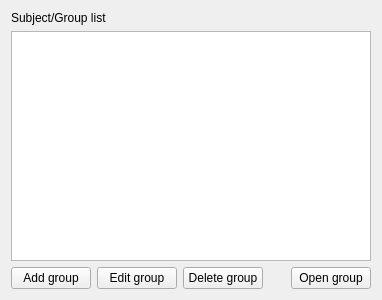
<?xml version="1.0" encoding="UTF-8"?>
<ui version="4.0">
 <class>WelcomeWindow</class>
 <widget class="QWidget" name="WelcomeWindow">
  <property name="geometry">
   <rect>
    <x>0</x>
    <y>0</y>
    <width>382</width>
    <height>300</height>
   </rect>
  </property>
  <property name="windowTitle">
   <string>Dialog</string>
  </property>
  <layout class="QVBoxLayout" name="verticalLayout">
   <item>
    <widget class="QLabel" name="label">
     <property name="text">
      <string>Subject/Group list</string>
     </property>
    </widget>
   </item>
   <item>
    <widget class="QTreeView" name="tv_groupsList"/>
   </item>
   <item>
    <layout class="QHBoxLayout" name="horizontalLayout">
     <item>
      <widget class="QPushButton" name="b_addGroup">
       <property name="text">
        <string>Add group</string>
       </property>
      </widget>
     </item>
     <item>
      <widget class="QPushButton" name="b_editGroup">
       <property name="text">
        <string>Edit group</string>
       </property>
      </widget>
     </item>
     <item>
      <widget class="QPushButton" name="b_deleteGroup">
       <property name="text">
        <string>Delete group</string>
       </property>
      </widget>
     </item>
     <item>
      <spacer name="horizontalSpacer">
       <property name="orientation">
        <enum>Qt::Horizontal</enum>
       </property>
       <property name="sizeHint" stdset="0">
        <size>
         <width>40</width>
         <height>20</height>
        </size>
       </property>
      </spacer>
     </item>
     <item>
      <widget class="QPushButton" name="b_openGroup">
       <property name="text">
        <string>Open group</string>
       </property>
      </widget>
     </item>
    </layout>
   </item>
  </layout>
 </widget>
 <resources/>
 <connections/>
</ui>
